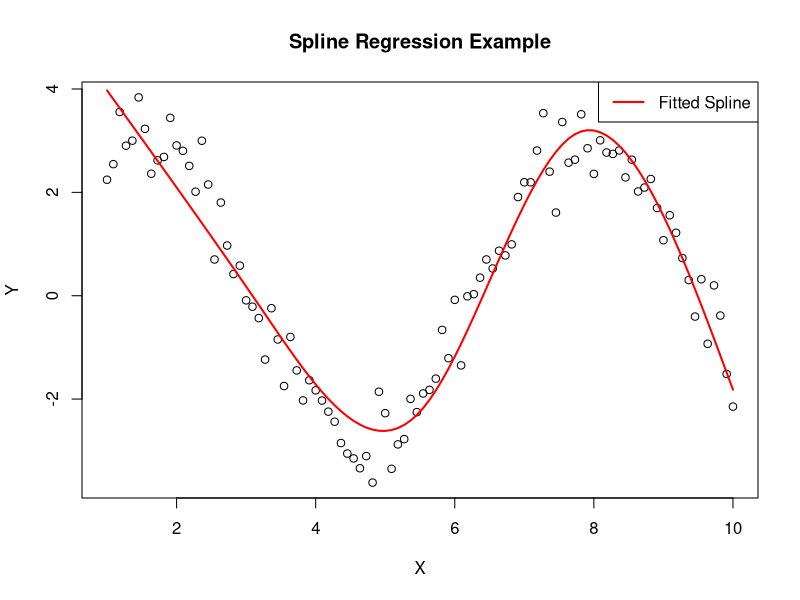
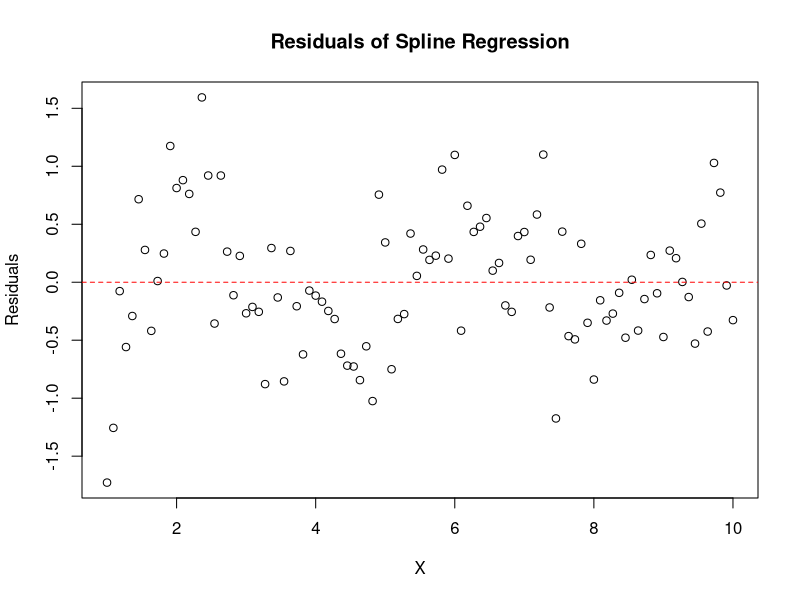

These charts were generated, in order, by the following R code:
## ---- chunk 1
# Install and load the required libraries
# install.packages("splines")
library(splines)
## ---- chunk 2
# Generate sample data
set.seed(123)
x <- seq(1, 10, length.out = 100)
y <- 3 * sin(x) + rnorm(100, mean = 0, sd = 0.5)
## ---- chunk 3
# Fit a spline regression model
spline_model <- lm(y ~ ns(x, df = 4))
## ---- chunk 4
# Visualize the data and fitted spline
plot(x, y, main = "Spline Regression Example", xlab = "X", ylab = "Y")
lines(x, predict(spline_model), col = "red", lwd = 2)
legend("topright", legend = "Fitted Spline", col = "red", lwd = 2)
## ---- chunk 5
# Examine residuals
residuals <- residuals(spline_model)
plot(x, residuals, main = "Residuals of Spline Regression", xlab = "X", 
     ylab = "Residuals")
abline(h = 0, col = "red", lty = 2)
